Frame 1 (no input): blank canvas, image omitted
Frame 60 (the mouse pressed at the canvas centre just before this capture): blank canvas, image omitted
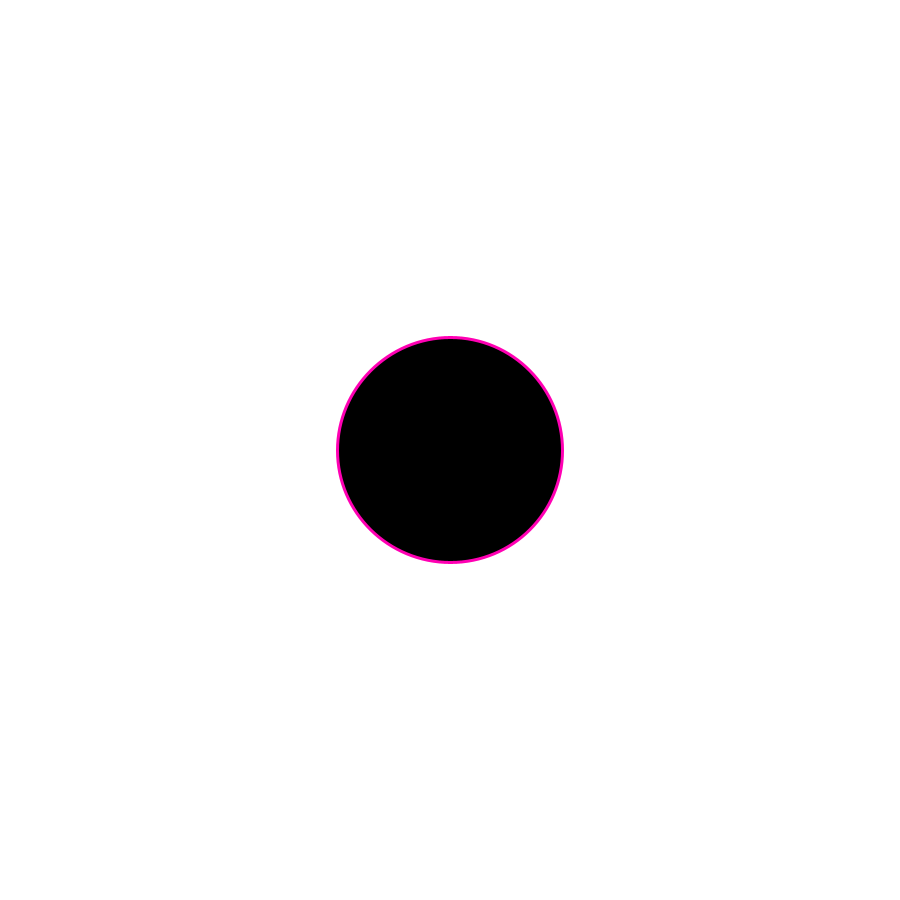
Frame 120 (the mouse held since frame 60 and released just before this capture)

The Processing sketch whose frames 1 and 60 were blank and that drew this single picture after the mouse press (run headless with seeded random() and noise(); from frame 60 on, the mouse is pressed at the canvas centre):

// Processing sketch: processing_186468
// ── processing_186468.pde

void setup() {
  size(900,900);
   colorMode(HSB);
}
 
void draw() {
background(255);

  if (mousePressed) {
    ellipse(mouseX, mouseY, mouseX/2, mouseY/2);
    stroke(mouseX/2, 255, 255);
    
    fill(0, 0, 0);
    translate(width/2, height/4);
  } else {
  
    strokeWeight(3);
    fill(mouseX/2,255,255);
    ellipse(mouseX, mouseY, mouseX/8, mouseY/8);
}
}
